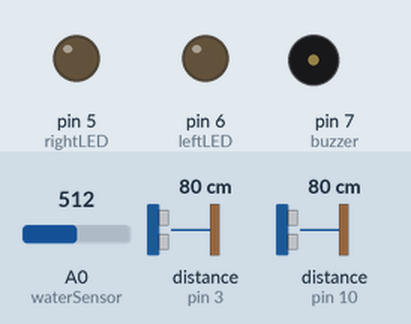
Recording of a sketch running on a simulated Arduino Uno, built with avr-gcc and run on an emulated ATmega328P. Parts: output pins drawn as LEDs (lit = HIGH), buzzer (waves = sounding, pin HIGH). Wiring (inferred from the names in the program): 2 × ultrasonic range finder: trigger pin 2, echo pin 3 / trigger pin 9, echo pin 10. Inputs (shaded band) come from the test bench; at power-on: distance to the obstacle (sensors on pin 3, pin 10) 80 cm, A0 (waterSensor) = 512. The echo pulse lasts 58.3 µs per cm; pins used as bus, display or sensor lines are not drawn.

Above: at 1.2 s.
1.3 s: distance to the obstacle (sensor on pin 3) set to 12 cm
2.8 s: distance to the obstacle (sensor on pin 3) set to 9 cm
At 3.6 s:
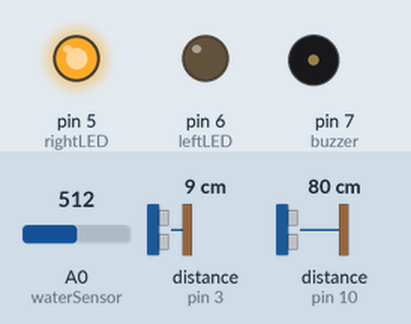
4.4 s: distance to the obstacle (sensor on pin 10) set to 12 cm
5.9 s: distance to the obstacle (sensor on pin 10) set to 9 cm
At 6.4 s:
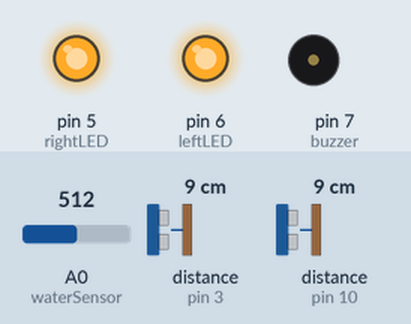
7.4 s: A0 (waterSensor) set to 582
8.9 s: A0 (waterSensor) set to 611
At 10.2 s:
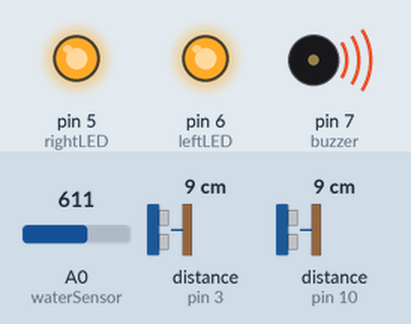
Timing chart, 0 to 11.4 s (numbered marks = the images above; inputs shaded):
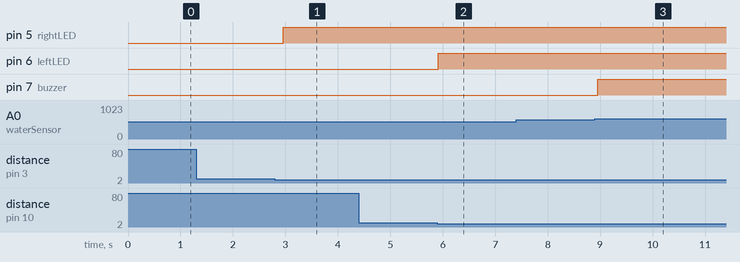

Measured:
- the behaviour switches between 11 and 10 cm on distance to the obstacle (sensor on pin 3) (found by bisection; images 0 and 1)
- the behaviour switches between 11 and 10 cm on distance to the obstacle (sensor on pin 10) (found by bisection; images 1 and 2)
- the behaviour switches between 600 and 601 on A0 (waterSensor) (found by bisection; images 2 and 3)
- after the input at 1.3 s, every drawn part: stays the same
- after the input at 2.8 s, pin 5 (rightLED): LOW → HIGH after 0.16 s
- after the input at 4.4 s, every drawn part: stays the same
- after the input at 5.9 s, pin 6 (leftLED): LOW → HIGH at once
- after the input at 7.4 s, every drawn part: stays the same
- after the input at 8.9 s, pin 7 (buzzer): LOW → HIGH after 0.06 s

The sketch:

final.ino
```cpp
// ===== PIN DEFINITIONS =====
int trigLeft = 2;
int echoLeft = 3;

int trigRight = 9;
int echoRight = 10;

int leftLED = 6;
int rightLED = 5;

int buzzer = 7;
int waterSensor = A0;

// ===== ULTRASONIC FUNCTION =====
long readUltrasonic(int trigPin, int echoPin) {

  digitalWrite(trigPin, LOW);
  delayMicroseconds(2);

  digitalWrite(trigPin, HIGH);
  delayMicroseconds(10);
  digitalWrite(trigPin, LOW);

  long duration = pulseIn(echoPin, HIGH, 30000); // 30ms timeout

  if (duration == 0) {
    return 999; // no valid reading
  }

  long distance = duration * 0.034 / 2;
  return distance;
}

void setup() {

  pinMode(trigLeft, OUTPUT);
  pinMode(echoLeft, INPUT);

  pinMode(trigRight, OUTPUT);
  pinMode(echoRight, INPUT);

  pinMode(leftLED, OUTPUT);
  pinMode(rightLED, OUTPUT);

  pinMode(buzzer, OUTPUT);
  digitalWrite(buzzer, LOW);  // ensure buzzer off at start

  Serial.begin(9600);
}

void loop() {

  // ===== READ ULTRASONICS =====
  long distanceLeft = readUltrasonic(trigLeft, echoLeft);
  delay(50);  // prevent cross-interference
  long distanceRight = readUltrasonic(trigRight, echoRight);

  // ===== VEHICLE LOGIC WITH HYSTERESIS =====

  // LEFT SENSOR controls RIGHT LED
 if (distanceLeft > 2 && distanceLeft < 10) {
    digitalWrite(rightLED, HIGH);
  }
  else if (distanceLeft > 35) {
    digitalWrite(rightLED, LOW);
  }

  // RIGHT SENSOR controls LEFT LED
  if (distanceRight > 2 && distanceRight < 10) {
    digitalWrite(leftLED, HIGH);
  }
  else if (distanceRight > 35) {
    digitalWrite(leftLED, LOW);
  }

  // ===== WATER SENSOR =====
  int waterValue = analogRead(waterSensor);

  // Adjust threshold if needed after testing
  if (waterValue > 600) {
    digitalWrite(buzzer, HIGH);
  } else {
    digitalWrite(buzzer, LOW);
  }

  delay(80);  // overall system stability
}
```
